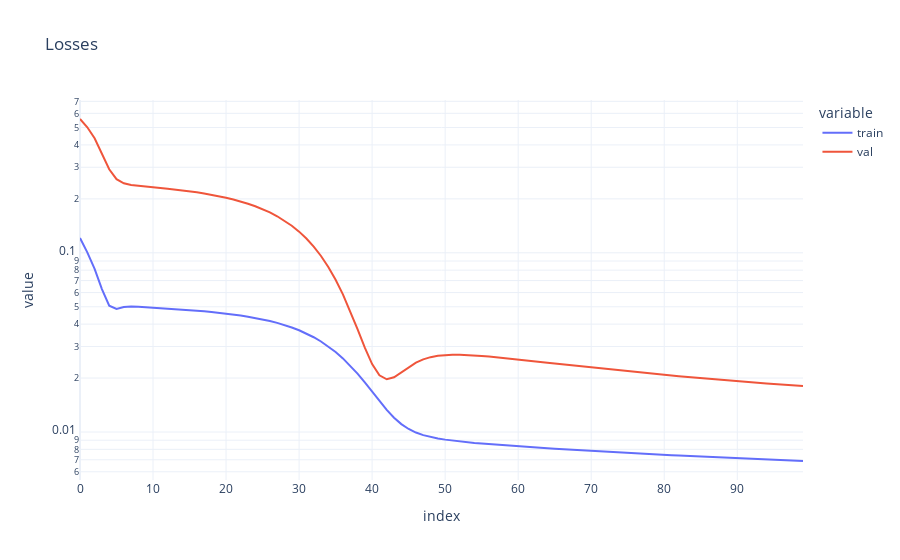

This figure's notebook cell:
### Markdown cell above
We define constants to use for training:
- `seq_length`: the number of time steps to use for training, *i.e.* the number of previous months to use to predict the next month
- `n_epochs`: the maximum number of epochs to train for
- `batch_size`: the batch size to use for training

### Code cell
seq_length = 1
n_epochs = 100
batch_size = 2
n_features = train.shape[1]
device = "cuda"

data_module = ap.PassengerDataModule(
  train=train,
  val=val,
  test=test,
  seq_length=seq_length,
  batch_size=batch_size,
  device=device,
)


# Create the model, optimizer and loss function
lstm = ap.PassengerLSTM(
  input_size=n_features, hidden_size=50, num_layers=4, output_size=1, device=device
)
optimizer = optim.AdamW(lstm.parameters(), lr=0.0002)
loss_fn = nn.MSELoss()


# Train the model
predictor = ap.PassengerPredictor(
  data_module=data_module, model=lstm, optimizer=optimizer, loss_fn=loss_fn
)
train_losses, val_losses = predictor.train(
  model=lstm,
  optimizer=optimizer,
  loss_fn=loss_fn,
  n_epochs=n_epochs,
)


# Plot the losses
losses = pd.DataFrame({"train": train_losses, "val": val_losses})
px.line(losses, y=["train", "val"], title="Losses", log_y=True)

### Figure 1 — Plotly figure (JSON) as saved in the notebook; plotly's stock layout.template omitted (floating-point values rounded to 4 significant figures)
{"data": [{"hovertemplate": "variable=train<br>index=%{x}<br>value=%{y}<extra></extra>", "legendgroup": "train", "line": {"color": "#636efa", "dash": "solid"}, "marker": {"symbol": "circle"}, "mode": "lines", "name": "train", "orientation": "v", "showlegend": true, "type": "scatter", "x": [0, 1, 2, 3, 4, 5, 6, 7, 8, 9, 10, 11, 12, 13, 14, 15, 16, 17, 18, 19, 20, 21, 22, 23, 24, 25, 26, 27, 28, 29, 30, 31, 32, 33, 34, 35, 36, 37, 38, 39, 40, 41, 42, 43, 44, 45, 46, 47, 48, 49, 50, 51, 52, 53, 54, 55, 56, 57, 58, 59, 60, 61, 62, 63, 64, 65, 66, 67, 68, 69, 70, 71, 72, 73, 74, 75, 76, 77, 78, 79, 80, 81, 82, 83, 84, 85, 86, 87, 88, 89, 90, 91, 92, 93, 94, 95, 96, 97, 98, 99], "xaxis": "x", "y": [0.1209, 0.1005, 0.08141, 0.06277, 0.0507, 0.04864, 0.04978, 0.05015, 0.05002, 0.04974, 0.04945, 0.04915, 0.04885, 0.04854, 0.04822, 0.04789, 0.04753, 0.04715, 0.04674, 0.04629, 0.0458, 0.04526, 0.04467, 0.04402, 0.0433, 0.0425, 0.04162, 0.04063, 0.03953, 0.0383, 0.03695, 0.03545, 0.0338, 0.03199, 0.03004, 0.02795, 0.02575, 0.02347, 0.02117, 0.01892, 0.0168, 0.0149, 0.0133, 0.01202, 0.01107, 0.0104, 0.009931, 0.009608, 0.009377, 0.009204, 0.009067, 0.008954, 0.008858, 0.008772, 0.008694, 0.008623, 0.008556, 0.008493, 0.008433, 0.008375, 0.00832, 0.008267, 0.008215, 0.008165, 0.008116, 0.008068, 0.008022, 0.007977, 0.007932, 0.007889, 0.007846, 0.007804, 0.007763, 0.007723, 0.007684, 0.007645, 0.007607, 0.007569, 0.007532, 0.007496, 0.007461, 0.007426, 0.007392, 0.007358, 0.007325, 0.007292, 0.00726, 0.007228, 0.007197, 0.007167, 0.007137, 0.007107, 0.007078, 0.00705, 0.007022, 0.006995, 0.006968, 0.006941, 0.006915, 0.006889], "yaxis": "y"}, {"hovertemplate": "variable=val<br>index=%{x}<br>value=%{y}<extra></extra>", "legendgroup": "val", "line": {"color": "#EF553B", "dash": "solid"}, "marker": {"symbol": "circle"}, "mode": "lines", "name": "val", "orientation": "v", "showlegend": true, "type": "scatter", "x": [0, 1, 2, 3, 4, 5, 6, 7, 8, 9, 10, 11, 12, 13, 14, 15, 16, 17, 18, 19, 20, 21, 22, 23, 24, 25, 26, 27, 28, 29, 30, 31, 32, 33, 34, 35, 36, 37, 38, 39, 40, 41, 42, 43, 44, 45, 46, 47, 48, 49, 50, 51, 52, 53, 54, 55, 56, 57, 58, 59, 60, 61, 62, 63, 64, 65, 66, 67, 68, 69, 70, 71, 72, 73, 74, 75, 76, 77, 78, 79, 80, 81, 82, 83, 84, 85, 86, 87, 88, 89, 90, 91, 92, 93, 94, 95, 96, 97, 98, 99], "xaxis": "x", "y": [0.558, 0.5017, 0.4357, 0.3588, 0.2924, 0.2574, 0.2444, 0.2393, 0.2365, 0.2343, 0.2322, 0.2301, 0.2279, 0.2256, 0.2231, 0.2204, 0.2175, 0.2143, 0.2108, 0.207, 0.2029, 0.1984, 0.1934, 0.1879, 0.1819, 0.1753, 0.168, 0.16, 0.1512, 0.1416, 0.1313, 0.1201, 0.1083, 0.09601, 0.0834, 0.0708, 0.05862, 0.04734, 0.03748, 0.02955, 0.02393, 0.02073, 0.01969, 0.02019, 0.02151, 0.02302, 0.02437, 0.02542, 0.02616, 0.02663, 0.0269, 0.027, 0.027, 0.02691, 0.02677, 0.02658, 0.02637, 0.02614, 0.0259, 0.02565, 0.02539, 0.02513, 0.02488, 0.02462, 0.02437, 0.02412, 0.02387, 0.02362, 0.02338, 0.02315, 0.02292, 0.02269, 0.02246, 0.02225, 0.02203, 0.02182, 0.02162, 0.02141, 0.02122, 0.02102, 0.02084, 0.02065, 0.02047, 0.0203, 0.02013, 0.01996, 0.0198, 0.01964, 0.01949, 0.01934, 0.01919, 0.01905, 0.01891, 0.01878, 0.01865, 0.01852, 0.0184, 0.01828, 0.01816, 0.01805], "yaxis": "y"}], "layout": {"legend": {"title": {"text": "variable"}, "tracegroupgap": 0}, "title": {"text": "Losses"}, "xaxis": {"anchor": "y", "domain": [0, 1], "title": {"text": "index"}}, "yaxis": {"anchor": "x", "domain": [0, 1], "title": {"text": "value"}, "type": "log"}}}
